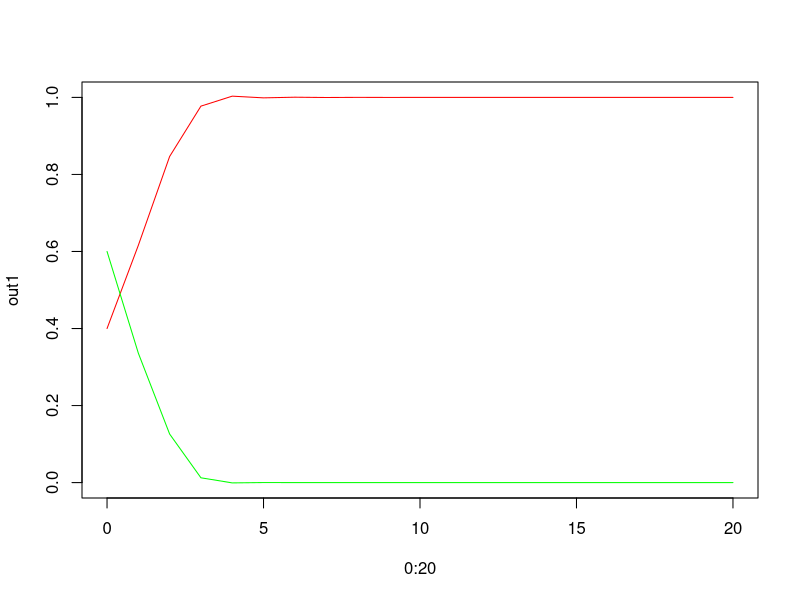

Reproduce this figure in R.
lvm <- function(n, r, a){
  dn <- r * (1 - a %*% n) * n
  return(dn)
}

N <- c(0.4,0.6)
R <- c(1.5,1.1)
A <- matrix(c(1,2.0,0.4,1),2,2)

lvm(N,R,A)
R[2] * N[2] * (1-(A[2,1]*N[1]+A[2,2]*N[2]))

out1 <- c(N[1])
out2 <- c(N[2])


for(i in (1:20)){
  o <- lvm(N,R,A)
  N <- N + o
  out1 <- c(out1, N[1])
  out2 <- c(out2, N[2])
}

plot(0:20,out1,type="l", col="red",ylim=c(0,1))
lines(0:20,out2,col="green")
